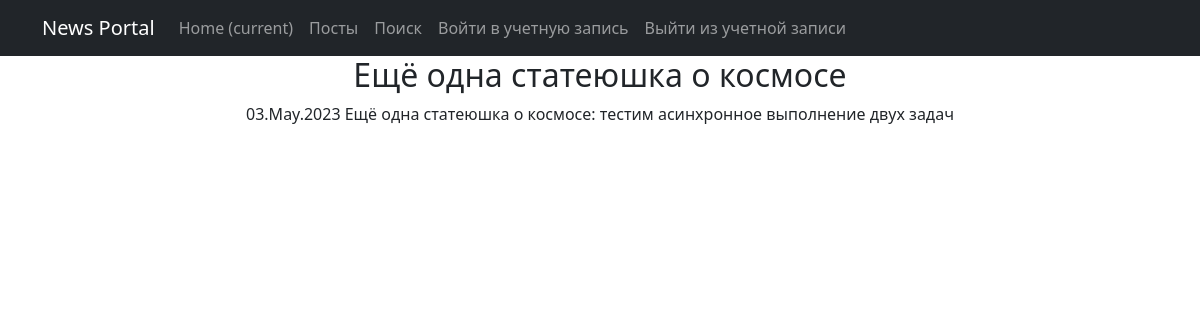
Page /news/78 on the earlier database version.
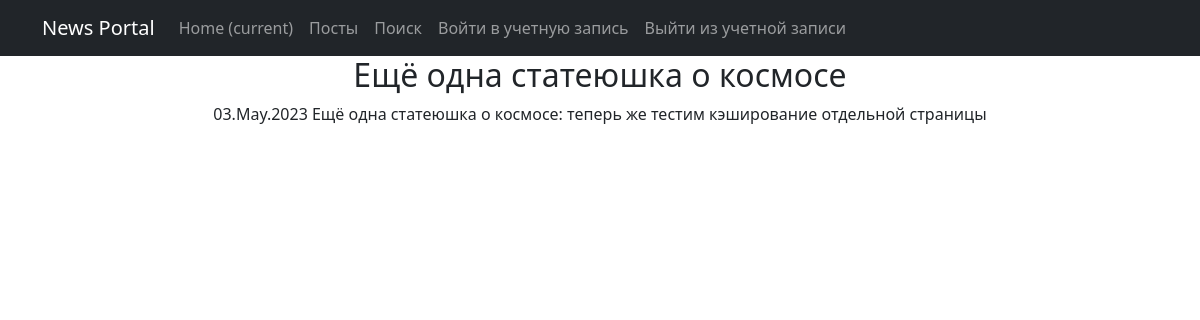
Same page on the later database version.
### news_site/models.py (models this page shows, shortened)
class Post(models.Model):
    author = models.ForeignKey(Author, on_delete=models.CASCADE)
    NEWS = 'NW'
    ARTICLE = 'AR'
    CATEGORY_CHOICES = (
        (NEWS, 'Новость'),
        (ARTICLE, 'Статья')
    )
    categoryType = models.CharField(max_length=2, choices=CATEGORY_CHOICES, default=ARTICLE)
    time_add = models.DateTimeField(auto_now_add=True)
    head = models.CharField(max_length=256)
    body = models.TextField()
    rating = models.SmallIntegerField(default=0)
    category = models.ManyToManyField(Category, through='PostCategory')

### news_site/views.py (the view)
# urls.py: path('<int:pk>', PostDetail.as_view(), name='post_detail'),
class PostDetail(DetailView):
    template_name = 'post.html'
    context_object_name = 'post'
    queryset = Post.objects.all()
    def get_object(self, *args, **kwargs):  # переопределяем метод получения объекта
        obj = cache.get(f'product-{self.kwargs["pk"]}',
                        None)  # кэш очень похож на словарь, и метод get действует так же. Он забирает значение по ключу, если его нет, то забирает None.
        if not obj:
            obj = super().get_object(queryset=self.queryset)
            cache.set(f'product-{self.kwargs["pk"]}', obj)
        return obj

### news_site/templatetags/custom_filters.py (called while the page is built)
@register.filter()
def censor(text):
    try:
        str(text)
        word_list = text.split()
        for swear in SWEAR_WORDS:
            for i, word in enumerate(word_list):
                if swear[1:] in word:  # проверка со второй буквы, чтобы учесть верхний регистр
                    word_list[i] = word_list[i].replace(word, SWEAR_WORDS[swear])
        return ' '.join(word_list)
    except ValueError:
        print("Ошибка, невозможно применить фильтр к не строковым данным")

### templates/post.html (shortened to what this page needs)
{% extends 'flatpages/default.html' %}
{% load custom_filters %}
{% block content %}
<h2>{{ post.head|censor }}</h2>
{{ post.time_add|date:'d.M.Y' }}
{{ post.body|censor }}
{% endblock content %}

Differences in the rows shown:
changed Post "Ещё одна статеюшка о космосе": body|censor "Ещё одна статеюшка о космосе: тестим асинхронное выполнение двух задач" → "Ещё одна статеюшка о космосе: теперь же тестим кэширование отдельной страницы"
